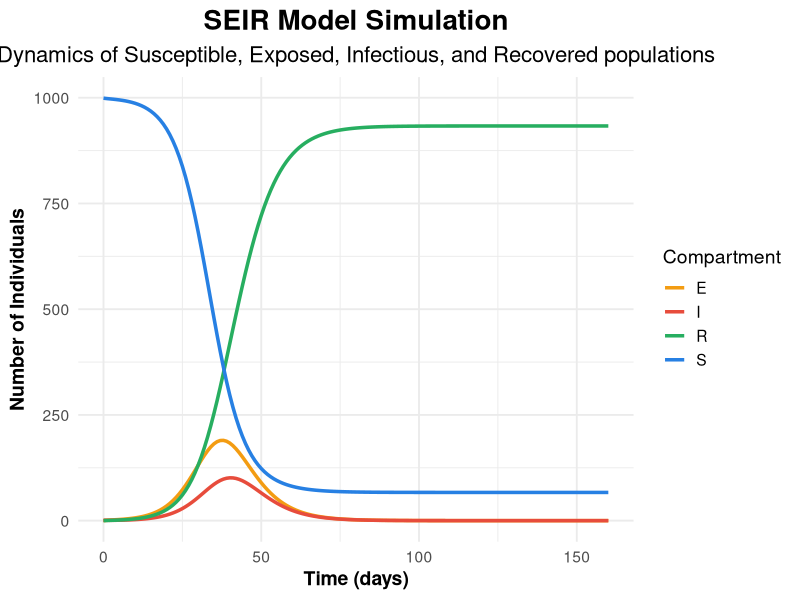

Write R code to recreate this figure.
## ---- chunk 1
# Install packages if you haven't already
# install.packages("deSolve")
# install.packages("tidyverse")
# install.packages("gganimate")  # for animation (optional)

library(deSolve)
library(ggplot2)
library(tidyr)
# Uncomment the next line if you want to create an animated plot
# library(gganimate)

# Define the SEIR model function
seir_model <- function(t, state, parameters) {
  with(as.list(c(state, parameters)), {
    # SEIR differential equations
    dS <- -beta * S * I / N
    dE <- beta * S * I / N - sigma * E
    dI <- sigma * E - gamma * I
    dR <- gamma * I
    list(c(dS, dE, dI, dR))
  })
}

# Total population and initial conditions
N <- 1e3          # total population
init_state <- c(S = N - 1, E = 0, I = 1, R = 0)

# Model parameters
parameters <- c(
  beta = 1,      # transmission rate
  sigma = 1/5.2,   # rate of progression from exposed to infectious (incubation period ~5.2 days)
  gamma = 1/2.9,   # recovery rate (infectious period ~2.9 days)
  N = N
)

# Time vector (days)
times <- seq(0, 160, by = 1)

# Solve the differential equations
seir_out <- ode(y = init_state, times = times, func = seir_model, parms = parameters)
seir_df <- as.data.frame(seir_out)

# Convert data to long format for ggplot2
seir_long <- pivot_longer(seir_df, cols = c("S", "E", "I", "R"), 
                          names_to = "Compartment", values_to = "Count")

# Create a cool static plot using ggplot2
p <- ggplot(seir_long, aes(x = time, y = Count, color = Compartment)) +
  geom_line(size = 1.2) +
  labs(
    title = "SEIR Model Simulation",
    subtitle = "Dynamics of Susceptible, Exposed, Infectious, and Recovered populations",
    x = "Time (days)",
    y = "Number of Individuals",
    color = "Compartment"
  ) +
  theme_minimal(base_size = 14) +
  theme(
    plot.title = element_text(size = 20, face = "bold", hjust = 0.5),
    plot.subtitle = element_text(size = 16, hjust = 0.5),
    axis.title = element_text(face = "bold")
  ) +
  scale_color_manual(values = c("S" = "#2780e3", "E" = "#f39c12", "I" = "#e74c3c", "R" = "#27ae60"))

# Print the static plot
print(p)

# --- Optional: Animated Plot using gganimate ---
# Uncomment the following block if you want to create an animated plot.
#
# anim <- ggplot(seir_long, aes(x = time, y = Count, color = Compartment)) +
#   geom_line(size = 1.2) +
#   labs(
#     title = 'SEIR Model Simulation: Day {frame_time}',
#     x = 'Time (days)',
#     y = 'Number of Individuals'
#   ) +
#   transition_reveal(time) +
#   theme_minimal(base_size = 14) +
#   theme(
#     plot.title = element_text(size = 20, face = "bold", hjust = 0.5),
#     axis.title = element_text(face = "bold")
#   ) +
#   scale_color_manual(values = c("S" = "#2780e3", "E" = "#f39c12", "I" = "#e74c3c", "R" = "#27ae60"))
#
# # To view the animation in RStudio
# animate(anim, nframes = 160, fps = 10)
#
# # To save the animation as a GIF file
# anim_save("SEIR_model_animation.gif", animation = anim)
